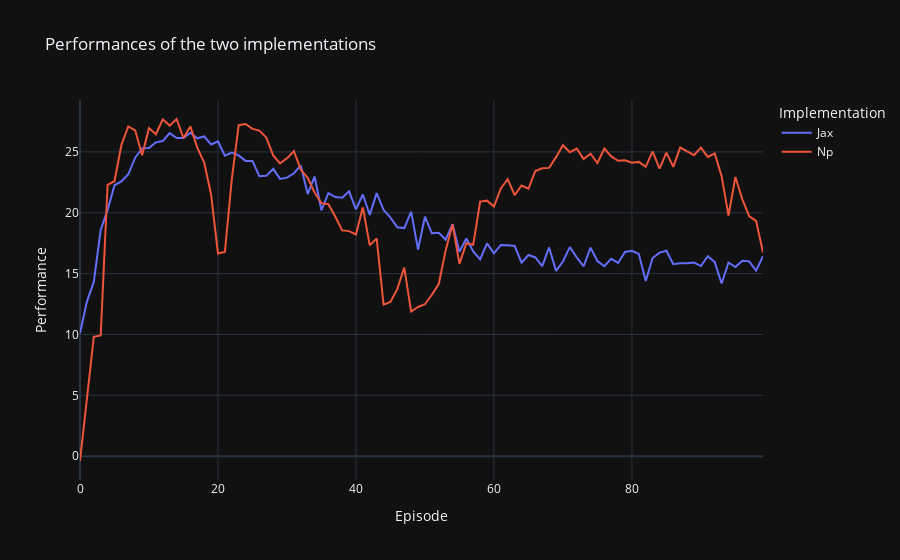

Notebook source saved alongside this figure:
### Code cell
# buld a dataframe with the performances in two column
performances = pd.DataFrame()

performances['Jax'] = pg_jax_results['performance']
performances['Np'] = pg_results['performance']

# Plot the performances
fig = px.line(performances, title='Performances of the two implementations', labels={'index':'Episode', 'value':'Performance', 'variable':'Implementation'})
fig.show()

### Figure 1 — Plotly figure (JSON) as saved in the notebook; plotly's stock layout.template omitted (floating-point values rounded to 4 significant figures)
{"data": [{"hovertemplate": "Implementation=Jax<br>Episode=%{x}<br>Performance=%{y}<extra></extra>", "legendgroup": "Jax", "line": {"color": "#636efa", "dash": "solid"}, "marker": {"symbol": "circle"}, "mode": "lines", "name": "Jax", "orientation": "v", "showlegend": true, "x": [0, 1, 2, 3, 4, 5, 6, 7, 8, 9, 10, 11, 12, 13, 14, 15, 16, 17, 18, 19, 20, 21, 22, 23, 24, 25, 26, 27, 28, 29, 30, 31, 32, 33, 34, 35, 36, 37, 38, 39, 40, 41, 42, 43, 44, 45, 46, 47, 48, 49, 50, 51, 52, 53, 54, 55, 56, 57, 58, 59, 60, 61, 62, 63, 64, 65, 66, 67, 68, 69, 70, 71, 72, 73, 74, 75, 76, 77, 78, 79, 80, 81, 82, 83, 84, 85, 86, 87, 88, 89, 90, 91, 92, 93, 94, 95, 96, 97, 98, 99], "xaxis": "x", "y": [10.11, 12.71, 14.32, 18.59, 20.24, 22.26, 22.57, 23.16, 24.53, 25.29, 25.32, 25.79, 25.9, 26.54, 26.14, 26.14, 26.58, 26.12, 26.27, 25.61, 25.87, 24.68, 24.95, 24.72, 24.26, 24.26, 23.0, 23.03, 23.61, 22.78, 22.88, 23.25, 23.9, 21.54, 22.98, 20.2, 21.62, 21.29, 21.24, 21.77, 20.28, 21.5, 19.83, 21.61, 20.24, 19.6, 18.8, 18.74, 20.1, 16.98, 19.68, 18.31, 18.36, 17.79, 19.07, 16.8, 17.88, 16.82, 16.18, 17.49, 16.67, 17.35, 17.32, 17.28, 15.91, 16.53, 16.33, 15.62, 17.15, 15.23, 16.0, 17.18, 16.34, 15.61, 17.14, 16.04, 15.61, 16.21, 15.88, 16.79, 16.88, 16.63, 14.4, 16.29, 16.73, 16.88, 15.78, 15.86, 15.86, 15.91, 15.62, 16.43, 15.95, 14.19, 15.92, 15.54, 16.06, 16.01, 15.25, 16.43], "yaxis": "y", "type": "scatter"}, {"hovertemplate": "Implementation=Np<br>Episode=%{x}<br>Performance=%{y}<extra></extra>", "legendgroup": "Np", "line": {"color": "#EF553B", "dash": "solid"}, "marker": {"symbol": "circle"}, "mode": "lines", "name": "Np", "orientation": "v", "showlegend": true, "x": [0, 1, 2, 3, 4, 5, 6, 7, 8, 9, 10, 11, 12, 13, 14, 15, 16, 17, 18, 19, 20, 21, 22, 23, 24, 25, 26, 27, 28, 29, 30, 31, 32, 33, 34, 35, 36, 37, 38, 39, 40, 41, 42, 43, 44, 45, 46, 47, 48, 49, 50, 51, 52, 53, 54, 55, 56, 57, 58, 59, 60, 61, 62, 63, 64, 65, 66, 67, 68, 69, 70, 71, 72, 73, 74, 75, 76, 77, 78, 79, 80, 81, 82, 83, 84, 85, 86, 87, 88, 89, 90, 91, 92, 93, 94, 95, 96, 97, 98, 99], "xaxis": "x", "y": [-0.3901, 4.695, 9.806, 9.925, 22.3, 22.59, 25.57, 27.09, 26.77, 24.72, 26.95, 26.45, 27.68, 27.16, 27.7, 26.14, 27.1, 25.35, 24.12, 21.51, 16.65, 16.78, 22.74, 27.19, 27.29, 26.89, 26.75, 26.19, 24.71, 24.06, 24.47, 25.06, 23.55, 22.87, 21.67, 20.79, 20.7, 19.69, 18.55, 18.49, 18.22, 20.45, 17.33, 17.9, 12.45, 12.67, 13.75, 15.5, 11.89, 12.26, 12.49, 13.26, 14.14, 16.91, 19.05, 15.81, 17.5, 17.38, 20.92, 21.0, 20.51, 21.99, 22.75, 21.45, 22.24, 21.97, 23.43, 23.65, 23.69, 24.57, 25.55, 24.98, 25.28, 24.42, 24.86, 24.09, 25.28, 24.63, 24.27, 24.32, 24.11, 24.18, 23.78, 25.04, 23.63, 24.94, 23.77, 25.36, 25.07, 24.74, 25.36, 24.59, 24.88, 23.01, 19.77, 22.94, 21.11, 19.72, 19.33, 16.74], "yaxis": "y", "type": "scatter"}], "layout": {"xaxis": {"anchor": "y", "domain": [0.0, 1.0], "title": {"text": "Episode"}}, "yaxis": {"anchor": "x", "domain": [0.0, 1.0], "title": {"text": "Performance"}}, "legend": {"title": {"text": "Implementation"}, "tracegroupgap": 0}, "title": {"text": "Performances of the two implementations"}}}
